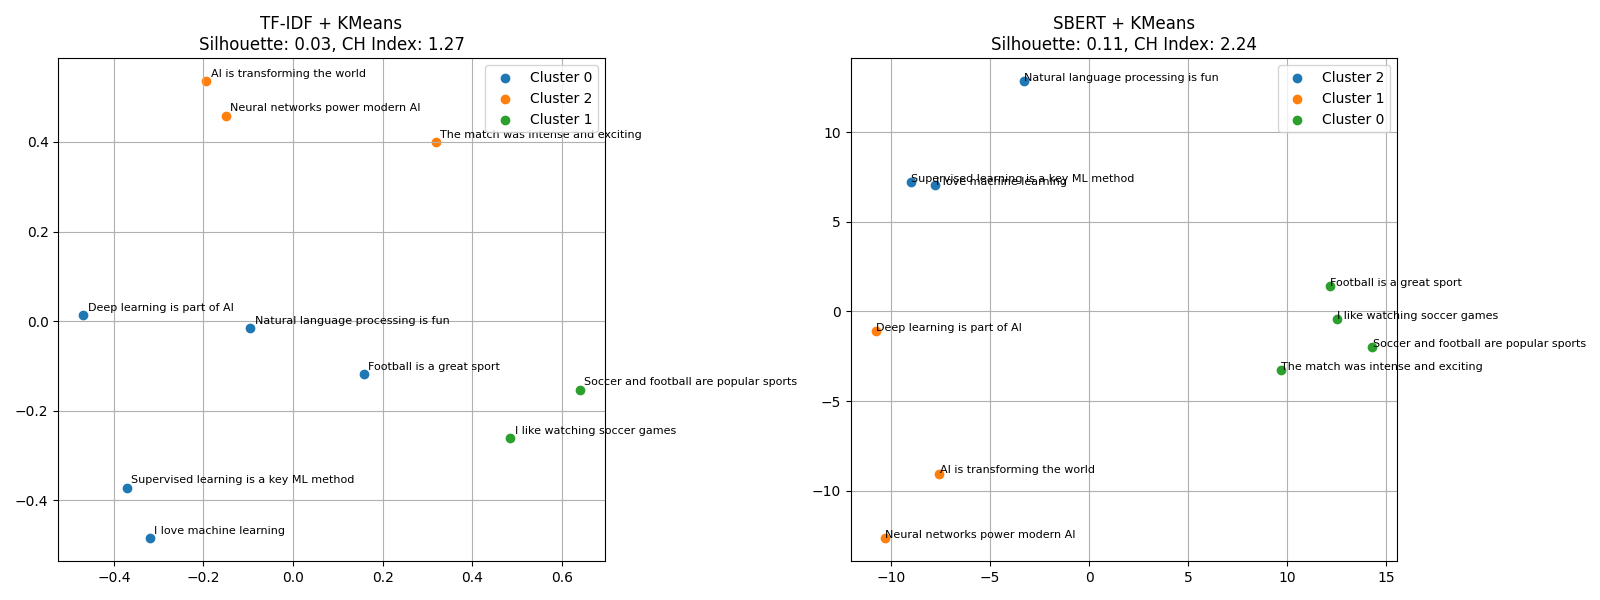

This chart was generated by the following Python code:
from sklearn.feature_extraction.text import TfidfVectorizer
from sklearn.cluster import KMeans
from sklearn.decomposition import PCA
from sklearn.preprocessing import StandardScaler
from sentence_transformers import SentenceTransformer
from sklearn.metrics import silhouette_score, calinski_harabasz_score
import matplotlib.pyplot as plt
import pandas as pd

# Sample documents
docs = [
    "I love machine learning",
    "Deep learning is part of AI",
    "Football is a great sport",
    "AI is transforming the world",
    "I like watching soccer games",
    "Neural networks power modern AI",
    "Soccer and football are popular sports",
    "Supervised learning is a key ML method",
    "The match was intense and exciting",
    "Natural language processing is fun"
]

# --- TF-IDF + KMeans ---
vectorizer = TfidfVectorizer()
X_tfidf = vectorizer.fit_transform(docs)
kmeans_tfidf = KMeans(n_clusters=3, random_state=42)
labels_tfidf = kmeans_tfidf.fit_predict(X_tfidf)
pca_tfidf = PCA(n_components=2)
reduced_tfidf = pca_tfidf.fit_transform(X_tfidf.toarray())
df_tfidf = pd.DataFrame({
    "x": reduced_tfidf[:, 0],
    "y": reduced_tfidf[:, 1],
    "label": labels_tfidf,
    "text": docs
})
silhouette_tfidf = silhouette_score(X_tfidf, labels_tfidf)
calinski_tfidf = calinski_harabasz_score(X_tfidf.toarray(), labels_tfidf)

# --- SBERT + KMeans ---
model = SentenceTransformer('all-MiniLM-L6-v2')
embeddings = model.encode(docs)
scaled_embeddings = StandardScaler().fit_transform(embeddings)
kmeans_sbert = KMeans(n_clusters=3, random_state=42)
labels_sbert = kmeans_sbert.fit_predict(scaled_embeddings)
pca_sbert = PCA(n_components=2)
reduced_sbert = pca_sbert.fit_transform(scaled_embeddings)
df_sbert = pd.DataFrame({
    "x": reduced_sbert[:, 0],
    "y": reduced_sbert[:, 1],
    "label": labels_sbert,
    "text": docs
})
silhouette_sbert = silhouette_score(scaled_embeddings, labels_sbert)
calinski_sbert = calinski_harabasz_score(scaled_embeddings, labels_sbert)

# --- Plot with metrics ---
fig, axes = plt.subplots(1, 2, figsize=(16, 6))

# TF-IDF Plot
for label in df_tfidf['label'].unique():
    subset = df_tfidf[df_tfidf['label'] == label]
    axes[0].scatter(subset['x'], subset['y'], label=f"Cluster {label}")
for _, row in df_tfidf.iterrows():
    axes[0].text(row['x'] + 0.01, row['y'] + 0.01, row['text'], fontsize=8)
axes[0].set_title(f"TF-IDF + KMeans\nSilhouette: {silhouette_tfidf:.2f}, CH Index: {calinski_tfidf:.2f}")
axes[0].legend()
axes[0].grid(True)

# SBERT Plot
for label in df_sbert['label'].unique():
    subset = df_sbert[df_sbert['label'] == label]
    axes[1].scatter(subset['x'], subset['y'], label=f"Cluster {label}")
for _, row in df_sbert.iterrows():
    axes[1].text(row['x'] + 0.01, row['y'] + 0.01, row['text'], fontsize=8)
axes[1].set_title(f"SBERT + KMeans\nSilhouette: {silhouette_sbert:.2f}, CH Index: {calinski_sbert:.2f}")
axes[1].legend()
axes[1].grid(True)

plt.tight_layout()
plt.show()
